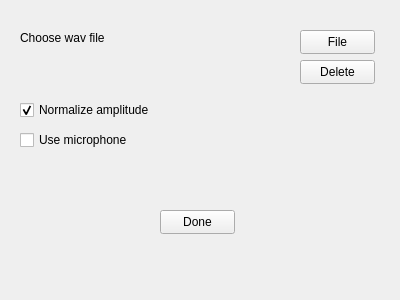
<?xml version="1.0" encoding="UTF-8"?>
<ui version="4.0">
 <class>addSignalConfigWindow</class>
 <widget class="QWidget" name="addSignalConfigWindow">
  <property name="geometry">
   <rect>
    <x>0</x>
    <y>0</y>
    <width>400</width>
    <height>300</height>
   </rect>
  </property>
  <property name="windowTitle">
   <string>Adding signal config</string>
  </property>
  <widget class="QPushButton" name="chooseFilePushBtn">
   <property name="geometry">
    <rect>
     <x>300</x>
     <y>30</y>
     <width>75</width>
     <height>24</height>
    </rect>
   </property>
   <property name="text">
    <string>File</string>
   </property>
  </widget>
  <widget class="QLabel" name="fileNameLabel">
   <property name="geometry">
    <rect>
     <x>20</x>
     <y>30</y>
     <width>261</width>
     <height>16</height>
    </rect>
   </property>
   <property name="text">
    <string>Choose wav file</string>
   </property>
  </widget>
  <widget class="QPushButton" name="deleteFilePushBtn">
   <property name="geometry">
    <rect>
     <x>300</x>
     <y>60</y>
     <width>75</width>
     <height>24</height>
    </rect>
   </property>
   <property name="text">
    <string>Delete</string>
   </property>
  </widget>
  <widget class="QPushButton" name="configDonePushBtn">
   <property name="geometry">
    <rect>
     <x>160</x>
     <y>210</y>
     <width>75</width>
     <height>24</height>
    </rect>
   </property>
   <property name="text">
    <string>Done</string>
   </property>
  </widget>
  <widget class="QCheckBox" name="useMicrophoneCheckBox">
   <property name="geometry">
    <rect>
     <x>20</x>
     <y>130</y>
     <width>121</width>
     <height>20</height>
    </rect>
   </property>
   <property name="text">
    <string>Use microphone</string>
   </property>
  </widget>
  <widget class="QCheckBox" name="normalizeAmplitudeCheckBox">
   <property name="geometry">
    <rect>
     <x>20</x>
     <y>100</y>
     <width>141</width>
     <height>20</height>
    </rect>
   </property>
   <property name="text">
    <string>Normalize amplitude</string>
   </property>
   <property name="checked">
    <bool>true</bool>
   </property>
  </widget>
 </widget>
 <resources/>
 <connections/>
</ui>
